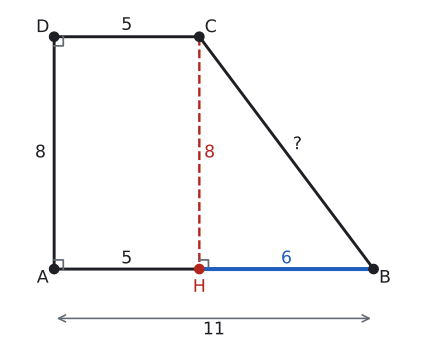

Here is the Python script that generated this plot:
import sys; sys.path.insert(0, "tools")
from cizim import *

P = lambda x, y: np.array([float(x), float(y)])
uz = lambda U, V: round(float(np.linalg.norm(U - V)), 4)
def acisi(K, U, V):
    u, v = U - K, V - K
    return round(float(np.degrees(np.arccos(np.dot(u, v) / np.linalg.norm(u) / np.linalg.norm(v)))), 3)
def kesis(p, u, q, v):
    t = np.linalg.solve(np.array([u, -v]).T, q - p); return p + t[0] * u
def birim(U, V):
    t = (V - U) / np.linalg.norm(V - U); return t, np.array([-t[1], t[0]])
def paralel_isareti(U, V, f=0.5):
    M = U + f * (V - U); t, _ = birim(U, V)
    ax.annotate("", xy=M + 0.3 * S * t, xytext=M - 0.3 * S * t, arrowprops=dict(arrowstyle="-|>", color=SOLUK, lw=1.4, mutation_scale=14))
def cetik(U, V, n=1, renk=SOLUK, f=0.5):
    M = U + f * (V - U); t, m = birim(U, V)
    for i in range(n):
        c = M + (i - (n - 1) / 2) * 0.2 * S * t
        ax.plot(*zip(c - 0.22 * S * m, c + 0.22 * S * m), color=renk, lw=1.5)
def olcu(U, V, metin, d=0.5, renk=YAZI, fs=13):
    """[UV] ortasına, U->V yönünün soluna d*S uzağa yazı (d < 0: sağına)."""
    M = (U + V) / 2; _, m = birim(U, V)
    ax.text(*(M + d * S * m), metin, ha="center", va="center", color=renk, fontsize=fs)
def dik_isareti(K, U, V, r=0.4):
    a_ = (U - K) / np.linalg.norm(U - K) * r * S; b_ = (V - K) / np.linalg.norm(V - K) * r * S
    ax.plot(*zip(K + a_, K + a_ + b_, K + b_), color=SOLUK, lw=1.3)
def harf(Q, metin, dx, dy, renk=YAZI, fs=13):
    ax.text(Q[0] + dx * S, Q[1] + dy * S, metin, ha="center", va="center", color=renk, fontsize=fs)
def cizgi(U, V, renk=YAZI, lw=2.2, ls="-"):
    ax.plot(*zip(U, V), color=renk, lw=lw, ls=ls)
def basla(xmin, xmax, ymin, ymax, en=5.5):
    global fig, ax
    fig, ax = sekil(en, en * (ymax - ymin) / (xmax - xmin))
    ax.set_aspect("equal"); ax.axis("off"); ax.set_xlim(xmin, xmax); ax.set_ylim(ymin, ymax)
def yamuk(A, B, C, D, dolgu=None):
    if dolgu: ax.add_patch(patches.Polygon([A, B, C, D], closed=True, facecolor=dolgu, edgecolor="none"))
    ax.plot(*zip(A, B, C, D, A), color=YAZI)
    for Q in (A, B, C, D): nokta(ax, *Q, "")
def koseler(A, B, C, D):
    harf(A, "A", -0.5, -0.4); harf(B, "B", 0.5, -0.4); harf(C, "C", 0.5, 0.4); harf(D, "D", -0.5, 0.4)

# Örnek 5: dik yamuk, |AB| = 11, |DC| = 5, |AD| = 8 -> |HB| = 6, |BC| = 10.
A, B, C, D = P(0, 0), P(11, 0), P(5, 8), P(0, 8); H = P(5, 0)
S = 11 / 14
print("BC", uz(B, C), "CH", uz(C, H), "HB", uz(H, B), "A", acisi(A, B, D), "D", acisi(D, A, C))
basla(-1.6, 12.4, -2.4, 9.0)
yamuk(A, B, C, D); koseler(A, B, C, D)
dik_isareti(A, B, D); dik_isareti(D, A, C)
cizgi(C, H, KIRMIZI, 1.8, "--"); dik_isareti(H, C, B); nokta(ax, *H, "", renk=KIRMIZI); harf(H, "H", 0, -0.8, KIRMIZI)
cizgi(H, B, MAVI, 3)
olcu(A, D, "8", 0.6); olcu(D, C, "5", 0.5); olcu(A, H, "5", 0.45); olcu(H, B, "6", 0.45, MAVI)
olcu(C, H, "8", 0.45, KIRMIZI); olcu(C, B, "?", 0.6)
ax.annotate("", xy=(11, -1.7), xytext=(0, -1.7), arrowprops=dict(arrowstyle="<->", color=SOLUK, lw=1.2))
harf(P(5.5, -1.7), "11", 0, -0.5)
kaydet(fig, __file__)
